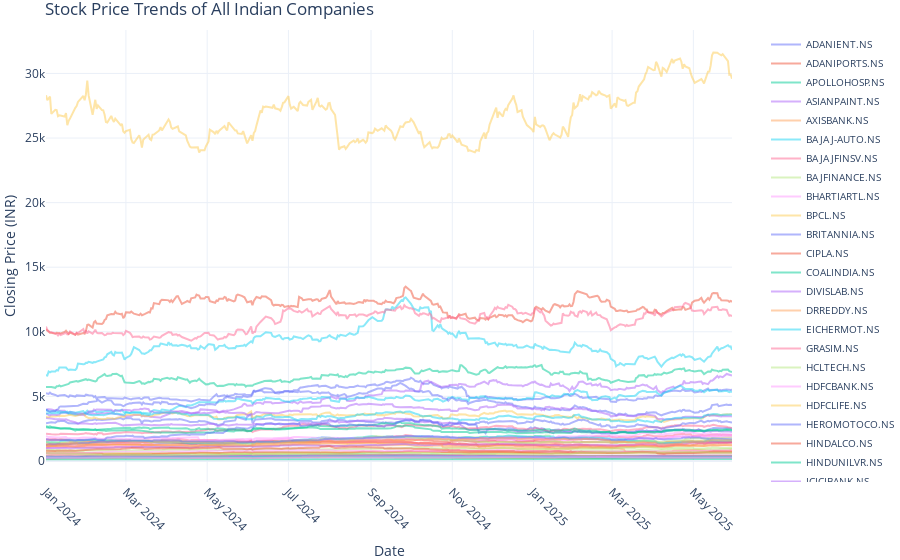

The cell this chart's notebook holds for it:
### Code cell
import plotly.graph_objs as go
import plotly.express as px

fig = go.Figure()

for company in data.columns[1:]:
    fig.add_trace(go.Scatter(x=data['Date'], y=data[company],
                             mode='lines',
                             name=company,
                             opacity=0.5))

fig.update_layout(
    title='Stock Price Trends of All Indian Companies',
    xaxis_title='Date',
    yaxis_title='Closing Price (INR)',
    xaxis=dict(tickangle=45),
    legend=dict(
        x=1.05,
        y=1,
        traceorder="normal",
        font=dict(size=10),
        orientation="v"
    ),
    margin=dict(l=0, r=0, t=30, b=0),
    hovermode='x',
    template='plotly_white'
)

fig.show()

### Figure 1 — Plotly figure (JSON) as saved in the notebook; plotly's stock layout.template omitted (floating-point values rounded to 4 significant figures; data arrays with more than 128 entries replaced by an {"elided": "..."} marker saying what was removed)
{"data": [{"mode": "lines", "name": "ADANIENT.NS", "opacity": 0.5, "type": "scatter", "x": {"elided": "348 str values"}, "y": {"elided": "348 float values"}}, {"mode": "lines", "name": "ADANIPORTS.NS", "opacity": 0.5, "type": "scatter", "x": {"elided": "348 str values"}, "y": {"elided": "348 float values"}}, {"mode": "lines", "name": "APOLLOHOSP.NS", "opacity": 0.5, "type": "scatter", "x": {"elided": "348 str values"}, "y": {"elided": "348 float values"}}, {"mode": "lines", "name": "ASIANPAINT.NS", "opacity": 0.5, "type": "scatter", "x": {"elided": "348 str values"}, "y": {"elided": "348 float values"}}, {"mode": "lines", "name": "AXISBANK.NS", "opacity": 0.5, "type": "scatter", "x": {"elided": "348 str values"}, "y": {"elided": "348 float values"}}, {"mode": "lines", "name": "BAJAJ-AUTO.NS", "opacity": 0.5, "type": "scatter", "x": {"elided": "348 str values"}, "y": {"elided": "348 float values"}}, {"mode": "lines", "name": "BAJAJFINSV.NS", "opacity": 0.5, "type": "scatter", "x": {"elided": "348 str values"}, "y": {"elided": "348 float values"}}, {"mode": "lines", "name": "BAJFINANCE.NS", "opacity": 0.5, "type": "scatter", "x": {"elided": "348 str values"}, "y": {"elided": "348 float values"}}, {"mode": "lines", "name": "BHARTIARTL.NS", "opacity": 0.5, "type": "scatter", "x": {"elided": "348 str values"}, "y": {"elided": "348 float values"}}, {"mode": "lines", "name": "BPCL.NS", "opacity": 0.5, "type": "scatter", "x": {"elided": "348 str values"}, "y": {"elided": "348 float values"}}, {"mode": "lines", "name": "BRITANNIA.NS", "opacity": 0.5, "type": "scatter", "x": {"elided": "348 str values"}, "y": {"elided": "348 float values"}}, {"mode": "lines", "name": "CIPLA.NS", "opacity": 0.5, "type": "scatter", "x": {"elided": "348 str values"}, "y": {"elided": "348 float values"}}, {"mode": "lines", "name": "COALINDIA.NS", "opacity": 0.5, "type": "scatter", "x": {"elided": "348 str values"}, "y": {"elided": "348 float values"}}, {"mode": "lines", "name": "DIVISLAB.NS", "opacity": 0.5, "type": "scatter", "x": {"elided": "348 str values"}, "y": {"elided": "348 float values"}}, {"mode": "lines", "name": "DRREDDY.NS", "opacity": 0.5, "type": "scatter", "x": {"elided": "348 str values"}, "y": {"elided": "348 float values"}}, {"mode": "lines", "name": "EICHERMOT.NS", "opacity": 0.5, "type": "scatter", "x": {"elided": "348 str values"}, "y": {"elided": "348 float values"}}, {"mode": "lines", "name": "GRASIM.NS", "opacity": 0.5, "type": "scatter", "x": {"elided": "348 str values"}, "y": {"elided": "348 float values"}}, {"mode": "lines", "name": "HCLTECH.NS", "opacity": 0.5, "type": "scatter", "x": {"elided": "348 str values"}, "y": {"elided": "348 float values"}}, {"mode": "lines", "name": "HDFCBANK.NS", "opacity": 0.5, "type": "scatter", "x": {"elided": "348 str values"}, "y": {"elided": "348 float values"}}, {"mode": "lines", "name": "HDFCLIFE.NS", "opacity": 0.5, "type": "scatter", "x": {"elided": "348 str values"}, "y": {"elided": "348 float values"}}, {"mode": "lines", "name": "HEROMOTOCO.NS", "opacity": 0.5, "type": "scatter", "x": {"elided": "348 str values"}, "y": {"elided": "348 float values"}}, {"mode": "lines", "name": "HINDALCO.NS", "opacity": 0.5, "type": "scatter", "x": {"elided": "348 str values"}, "y": {"elided": "348 float values"}}, {"mode": "lines", "name": "HINDUNILVR.NS", "opacity": 0.5, "type": "scatter", "x": {"elided": "348 str values"}, "y": {"elided": "348 float values"}}, {"mode": "lines", "name": "ICICIBANK.NS", "opacity": 0.5, "type": "scatter", "x": {"elided": "348 str values"}, "y": {"elided": "348 float values"}}, {"mode": "lines", "name": "INDUSINDBK.NS", "opacity": 0.5, "type": "scatter", "x": {"elided": "348 str values"}, "y": {"elided": "348 float values"}}, {"mode": "lines", "name": "INFY.NS", "opacity": 0.5, "type": "scatter", "x": {"elided": "348 str values"}, "y": {"elided": "348 float values"}}, {"mode": "lines", "name": "ITC.NS", "opacity": 0.5, "type": "scatter", "x": {"elided": "348 str values"}, "y": {"elided": "348 float values"}}, {"mode": "lines", "name": "JSWSTEEL.NS", "opacity": 0.5, "type": "scatter", "x": {"elided": "348 str values"}, "y": {"elided": "348 float values"}}, {"mode": "lines", "name": "KOTAKBANK.NS", "opacity": 0.5, "type": "scatter", "x": {"elided": "348 str values"}, "y": {"elided": "348 float values"}}, {"mode": "lines", "name": "LT.NS", "opacity": 0.5, "type": "scatter", "x": {"elided": "348 str values"}, "y": {"elided": "348 float values"}}, {"mode": "lines", "name": "M&M.NS", "opacity": 0.5, "type": "scatter", "x": {"elided": "348 str values"}, "y": {"elided": "348 float values"}}, {"mode": "lines", "name": "MARUTI.NS", "opacity": 0.5, "type": "scatter", "x": {"elided": "348 str values"}, "y": {"elided": "348 float values"}}, {"mode": "lines", "name": "NESTLEIND.NS", "opacity": 0.5, "type": "scatter", "x": {"elided": "348 str values"}, "y": {"elided": "348 float values"}}, {"mode": "lines", "name": "NTPC.NS", "opacity": 0.5, "type": "scatter", "x": {"elided": "348 str values"}, "y": {"elided": "348 float values"}}, {"mode": "lines", "name": "ONGC.NS", "opacity": 0.5, "type": "scatter", "x": {"elided": "348 str values"}, "y": {"elided": "348 float values"}}, {"mode": "lines", "name": "POWERGRID.NS", "opacity": 0.5, "type": "scatter", "x": {"elided": "348 str values"}, "y": {"elided": "348 float values"}}, {"mode": "lines", "name": "RELIANCE.NS", "opacity": 0.5, "type": "scatter", "x": {"elided": "348 str values"}, "y": {"elided": "348 float values"}}, {"mode": "lines", "name": "SBILIFE.NS", "opacity": 0.5, "type": "scatter", "x": {"elided": "348 str values"}, "y": {"elided": "348 float values"}}, {"mode": "lines", "name": "SBIN.NS", "opacity": 0.5, "type": "scatter", "x": {"elided": "348 str values"}, "y": {"elided": "348 float values"}}, {"mode": "lines", "name": "SHREECEM.NS", "opacity": 0.5, "type": "scatter", "x": {"elided": "348 str values"}, "y": {"elided": "348 float values"}}, {"mode": "lines", "name": "SUNPHARMA.NS", "opacity": 0.5, "type": "scatter", "x": {"elided": "348 str values"}, "y": {"elided": "348 float values"}}, {"mode": "lines", "name": "TATAMOTORS.NS", "opacity": 0.5, "type": "scatter", "x": {"elided": "348 str values"}, "y": {"elided": "348 float values"}}, {"mode": "lines", "name": "TATASTEEL.NS", "opacity": 0.5, "type": "scatter", "x": {"elided": "348 str values"}, "y": {"elided": "348 float values"}}, {"mode": "lines", "name": "TCS.NS", "opacity": 0.5, "type": "scatter", "x": {"elided": "348 str values"}, "y": {"elided": "348 float values"}}, {"mode": "lines", "name": "TECHM.NS", "opacity": 0.5, "type": "scatter", "x": {"elided": "348 str values"}, "y": {"elided": "348 float values"}}, {"mode": "lines", "name": "TITAN.NS", "opacity": 0.5, "type": "scatter", "x": {"elided": "348 str values"}, "y": {"elided": "348 float values"}}, {"mode": "lines", "name": "ULTRACEMCO.NS", "opacity": 0.5, "type": "scatter", "x": {"elided": "348 str values"}, "y": {"elided": "348 float values"}}, {"mode": "lines", "name": "UPL.NS", "opacity": 0.5, "type": "scatter", "x": {"elided": "348 str values"}, "y": {"elided": "348 float values"}}, {"mode": "lines", "name": "WIPRO.NS", "opacity": 0.5, "type": "scatter", "x": {"elided": "348 str values"}, "y": {"elided": "348 float values"}}], "layout": {"hovermode": "x", "legend": {"font": {"size": 10}, "orientation": "v", "traceorder": "normal", "x": 1.05, "y": 1}, "margin": {"b": 0, "l": 0, "r": 0, "t": 30}, "title": {"text": "Stock Price Trends of All Indian Companies"}, "xaxis": {"tickangle": 45, "title": {"text": "Date"}}, "yaxis": {"title": {"text": "Closing Price (INR)"}}}}
